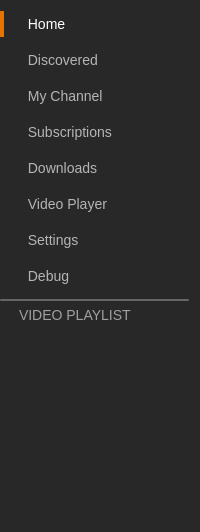
       <widget class="QWidget" name="left_menu" native="true">
        <property name="sizePolicy">
         <sizepolicy hsizetype="Fixed" vsizetype="Preferred">
          <horstretch>0</horstretch>
          <verstretch>0</verstretch>
         </sizepolicy>
        </property>
        <property name="minimumSize">
         <size>
          <width>200</width>
          <height>0</height>
         </size>
        </property>
        <property name="maximumSize">
         <size>
          <width>200</width>
          <height>16777215</height>
         </size>
        </property>
        <property name="autoFillBackground">
         <bool>false</bool>
        </property>
        <property name="styleSheet">
         <string notr="true">QWidget {
background-color: #282828;
}

QPushButton {
color: #B5B5B5;
border: none;
background: none;
text-align: left;
font-size: 14px;
padding-left: 20px;
border-left: 4px solid transparent;
}

QPushButton::hover {
color: white;
}

QPushButton::checked {
border-left: 4px solid #e67300;
color: white;
}</string>
        </property>
        <property name="locale">
         <locale language="Dutch" country="Netherlands"/>
        </property>
        <layout class="QVBoxLayout" name="verticalLayout_2">
         <property name="spacing">
          <number>10</number>
         </property>
         <property name="leftMargin">
          <number>0</number>
         </property>
         <item>
          <widget class="QPushButton" name="left_menu_button_home">
           <property name="minimumSize">
            <size>
             <width>0</width>
             <height>26</height>
            </size>
           </property>
           <property name="maximumSize">
            <size>
             <width>16777215</width>
             <height>30</height>
            </size>
           </property>
           <property name="cursor">
            <cursorShape>PointingHandCursor</cursorShape>
           </property>
           <property name="focusPolicy">
            <enum>Qt::NoFocus</enum>
           </property>
           <property name="styleSheet">
            <string notr="true"/>
           </property>
           <property name="text">
            <string> Home</string>
           </property>
           <property name="icon">
            <iconset>
             <normaloff>../images/home.png</normaloff>
             <disabledon>../images/home.png</disabledon>../images/home.png</iconset>
           </property>
           <property name="iconSize">
            <size>
             <width>16</width>
             <height>16</height>
            </size>
           </property>
           <property name="checkable">
            <bool>true</bool>
           </property>
           <property name="checked">
            <bool>true</bool>
           </property>
           <property name="autoDefault">
            <bool>false</bool>
           </property>
           <property name="flat">
            <bool>true</bool>
           </property>
          </widget>
         </item>
         <item>
          <widget class="QPushButton" name="left_menu_button_discovered">
           <property name="sizePolicy">
            <sizepolicy hsizetype="Minimum" vsizetype="Fixed">
             <horstretch>0</horstretch>
             <verstretch>0</verstretch>
            </sizepolicy>
           </property>
           <property name="minimumSize">
            <size>
             <width>0</width>
             <height>26</height>
            </size>
           </property>
           <property name="maximumSize">
            <size>
             <width>16777215</width>
             <height>30</height>
            </size>
           </property>
           <property name="cursor">
            <cursorShape>PointingHandCursor</cursorShape>
           </property>
           <property name="focusPolicy">
            <enum>Qt::NoFocus</enum>
           </property>
           <property name="styleSheet">
            <string notr="true"/>
           </property>
           <property name="text">
            <string> Discovered</string>
           </property>
           <property name="icon">
            <iconset>
             <normaloff>../images/discovered.png</normaloff>
             <disabledoff>../images/discovered.png</disabledoff>
             <disabledon>../images/discovered.png</disabledon>../images/discovered.png</iconset>
           </property>
           <property name="iconSize">
            <size>
             <width>16</width>
             <height>16</height>
            </size>
           </property>
           <property name="checkable">
            <bool>true</bool>
           </property>
           <property name="flat">
            <bool>true</bool>
           </property>
          </widget>
         </item>
         <item>
          <widget class="QPushButton" name="left_menu_button_my_channel">
           <property name="minimumSize">
            <size>
             <width>0</width>
             <height>26</height>
            </size>
           </property>
           <property name="maximumSize">
            <size>
             <width>16777215</width>
             <height>30</height>
            </size>
           </property>
           <property name="cursor">
            <cursorShape>PointingHandCursor</cursorShape>
           </property>
           <property name="focusPolicy">
            <enum>Qt::NoFocus</enum>
           </property>
           <property name="styleSheet">
            <string notr="true"/>
           </property>
           <property name="text">
            <string> My Channel</string>
           </property>
           <property name="icon">
            <iconset>
             <normaloff>../images/share.png</normaloff>
             <disabledon>../images/share.png</disabledon>../images/share.png</iconset>
           </property>
           <property name="iconSize">
            <size>
             <width>16</width>
             <height>16</height>
            </size>
           </property>
           <property name="checkable">
            <bool>true</bool>
           </property>
           <property name="flat">
            <bool>true</bool>
           </property>
          </widget>
         </item>
         <item>
          <widget class="QPushButton" name="left_menu_button_subscriptions">
           <property name="minimumSize">
            <size>
             <width>0</width>
             <height>26</height>
            </size>
           </property>
           <property name="maximumSize">
            <size>
             <width>16777215</width>
             <height>30</height>
            </size>
           </property>
           <property name="cursor">
            <cursorShape>PointingHandCursor</cursorShape>
           </property>
           <property name="focusPolicy">
            <enum>Qt::NoFocus</enum>
           </property>
           <property name="styleSheet">
            <string notr="true"/>
           </property>
           <property name="text">
            <string> Subscriptions</string>
           </property>
           <property name="icon">
            <iconset>
             <normaloff>../images/subscribed.png</normaloff>
             <disabledon>../images/subscribed.png</disabledon>../images/subscribed.png</iconset>
           </property>
           <property name="iconSize">
            <size>
             <width>16</width>
             <height>16</height>
            </size>
           </property>
           <property name="checkable">
            <bool>true</bool>
           </property>
           <property name="flat">
            <bool>true</bool>
           </property>
          </widget>
         </item>
         <item>
          <widget class="QPushButton" name="left_menu_button_downloads">
           <property name="minimumSize">
            <size>
             <width>0</width>
             <height>26</height>
            </size>
           </property>
           <property name="maximumSize">
            <size>
             <width>16777215</width>
             <height>30</height>
            </size>
           </property>
           <property name="cursor">
            <cursorShape>PointingHandCursor</cursorShape>
           </property>
           <property name="focusPolicy">
            <enum>Qt::NoFocus</enum>
           </property>
           <property name="styleSheet">
            <string notr="true"/>
           </property>
           <property name="text">
            <string> Downloads</string>
           </property>
           <property name="icon">
            <iconset>
             <normaloff>../images/downloads.png</normaloff>
             <disabledon>../images/downloads.png</disabledon>../images/downloads.png</iconset>
           </property>
           <property name="iconSize">
            <size>
             <width>16</width>
             <height>16</height>
            </size>
           </property>
           <property name="checkable">
            <bool>true</bool>
           </property>
           <property name="flat">
            <bool>true</bool>
           </property>
          </widget>
         </item>
         <item>
          <widget class="QPushButton" name="left_menu_button_video_player">
           <property name="minimumSize">
            <size>
             <width>0</width>
             <height>26</height>
            </size>
           </property>
           <property name="maximumSize">
            <size>
             <width>16777215</width>
             <height>30</height>
            </size>
           </property>
           <property name="cursor">
            <cursorShape>PointingHandCursor</cursorShape>
           </property>
           <property name="focusPolicy">
            <enum>Qt::NoFocus</enum>
           </property>
           <property name="styleSheet">
            <string notr="true"/>
           </property>
           <property name="text">
            <string> Video Player</string>
           </property>
           <property name="icon">
            <iconset>
             <normaloff>../images/play.png</normaloff>
             <disabledon>../images/play.png</disabledon>../images/play.png</iconset>
           </property>
           <property name="iconSize">
            <size>
             <width>16</width>
             <height>16</height>
            </size>
           </property>
           <property name="checkable">
            <bool>true</bool>
           </property>
           <property name="flat">
            <bool>true</bool>
           </property>
          </widget>
         </item>
         <item>
          <widget class="QPushButton" name="left_menu_button_settings">
           <property name="minimumSize">
            <size>
             <width>0</width>
             <height>26</height>
            </size>
           </property>
           <property name="maximumSize">
            <size>
             <width>16777215</width>
             <height>30</height>
            </size>
           </property>
           <property name="cursor">
            <cursorShape>PointingHandCursor</cursorShape>
           </property>
           <property name="focusPolicy">
            <enum>Qt::NoFocus</enum>
           </property>
           <property name="styleSheet">
            <string notr="true"/>
           </property>
           <property name="text">
            <string> Settings</string>
           </property>
           <property name="icon">
            <iconset>
             <normaloff>../images/gear.png</normaloff>
             <disabledon>../images/gear.png</disabledon>../images/gear.png</iconset>
           </property>
           <property name="iconSize">
            <size>
             <width>16</width>
             <height>16</height>
            </size>
           </property>
           <property name="checkable">
            <bool>true</bool>
           </property>
           <property name="flat">
            <bool>true</bool>
           </property>
          </widget>
         </item>
         <item>
          <widget class="QPushButton" name="left_menu_button_debug">
           <property name="minimumSize">
            <size>
             <width>0</width>
             <height>26</height>
            </size>
           </property>
           <property name="maximumSize">
            <size>
             <width>16777215</width>
             <height>30</height>
            </size>
           </property>
           <property name="cursor">
            <cursorShape>PointingHandCursor</cursorShape>
           </property>
           <property name="focusPolicy">
            <enum>Qt::NoFocus</enum>
           </property>
           <property name="styleSheet">
            <string notr="true"/>
           </property>
           <property name="text">
            <string> Debug</string>
           </property>
           <property name="icon">
            <iconset>
             <normaloff>../images/debug.png</normaloff>
             <disabledon>../images/debug.png</disabledon>../images/debug.png</iconset>
           </property>
           <property name="iconSize">
            <size>
             <width>16</width>
             <height>16</height>
            </size>
           </property>
           <property name="checkable">
            <bool>false</bool>
           </property>
           <property name="flat">
            <bool>true</bool>
           </property>
          </widget>
         </item>
         <item>
          <widget class="QWidget" name="left_menu_playlist_container" native="true">
           <property name="sizePolicy">
            <sizepolicy hsizetype="Preferred" vsizetype="Expanding">
             <horstretch>0</horstretch>
             <verstretch>0</verstretch>
            </sizepolicy>
           </property>
           <property name="styleSheet">
            <string notr="true">border: none;</string>
           </property>
           <layout class="QVBoxLayout" name="verticalLayout_5">
            <property name="leftMargin">
             <number>0</number>
            </property>
            <property name="topMargin">
             <number>0</number>
            </property>
            <property name="rightMargin">
             <number>0</number>
            </property>
            <property name="bottomMargin">
             <number>0</number>
            </property>
            <item>
             <widget class="QWidget" name="left_menu_seperator" native="true">
              <property name="sizePolicy">
               <sizepolicy hsizetype="Preferred" vsizetype="Fixed">
                <horstretch>0</horstretch>
                <verstretch>0</verstretch>
               </sizepolicy>
              </property>
              <property name="minimumSize">
               <size>
                <width>0</width>
                <height>2</height>
               </size>
              </property>
              <property name="maximumSize">
               <size>
                <width>16777215</width>
                <height>2</height>
               </size>
              </property>
              <property name="styleSheet">
               <string notr="true">background-color: #666;
border-radius: 1px;</string>
              </property>
             </widget>
            </item>
            <item>
             <widget class="QLabel" name="left_menu_playlist_label">
              <property name="styleSheet">
               <string notr="true">border: none;
color: #A0A0A0;
font-size: 14px;
padding-left: 16px;</string>
              </property>
              <property name="text">
               <string>VIDEO PLAYLIST</string>
              </property>
             </widget>
            </item>
            <item>
             <widget class="LeftMenuPlaylist" name="left_menu_playlist">
              <property name="sizePolicy">
               <sizepolicy hsizetype="Expanding" vsizetype="Expanding">
                <horstretch>0</horstretch>
                <verstretch>0</verstretch>
               </sizepolicy>
              </property>
              <property name="cursor" stdset="0">
               <cursorShape>ArrowCursor</cursorShape>
              </property>
              <property name="styleSheet">
               <string notr="true">QListWidget {
color: white;
border: none;
}
QListWidget:item:selected:active {
background-color: #e67300;
}</string>
              </property>
             </widget>
            </item>
           </layout>
          </widget>
         </item>
        </layout>
       </widget>
